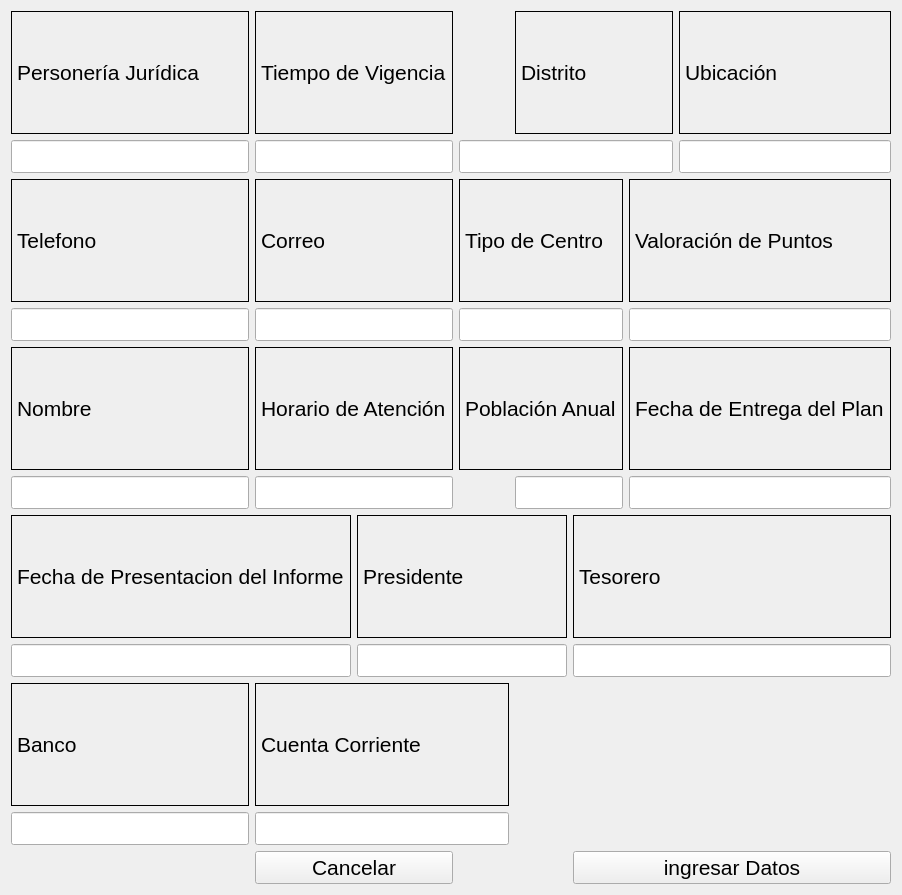
<?xml version="1.0" encoding="UTF-8"?>
<ui version="4.0">
 <class>Hogar</class>
 <widget class="QWidget" name="Hogar">
  <property name="geometry">
   <rect>
    <x>0</x>
    <y>0</y>
    <width>889</width>
    <height>895</height>
   </rect>
  </property>
  <property name="font">
   <font>
    <family>Arial</family>
    <pointsize>16</pointsize>
   </font>
  </property>
  <property name="windowTitle">
   <string>Ingresar Hogares</string>
  </property>
  <layout class="QGridLayout" name="gridLayout">
   <item row="0" column="0">
    <widget class="QLabel" name="label">
     <property name="frameShape">
      <enum>QFrame::Shape::Box</enum>
     </property>
     <property name="text">
      <string>Personería Jurídica</string>
     </property>
    </widget>
   </item>
   <item row="0" column="1" colspan="2">
    <widget class="QLabel" name="label_2">
     <property name="frameShape">
      <enum>QFrame::Shape::Box</enum>
     </property>
     <property name="text">
      <string>Tiempo de Vigencia</string>
     </property>
    </widget>
   </item>
   <item row="0" column="4" colspan="3">
    <widget class="QLabel" name="label_3">
     <property name="frameShape">
      <enum>QFrame::Shape::Box</enum>
     </property>
     <property name="text">
      <string>Distrito</string>
     </property>
    </widget>
   </item>
   <item row="0" column="7">
    <widget class="QLabel" name="label_4">
     <property name="frameShape">
      <enum>QFrame::Shape::Box</enum>
     </property>
     <property name="text">
      <string>Ubicación</string>
     </property>
    </widget>
   </item>
   <item row="1" column="0">
    <widget class="QLineEdit" name="insPJ"/>
   </item>
   <item row="1" column="1" colspan="2">
    <widget class="QLineEdit" name="insTV"/>
   </item>
   <item row="1" column="3" colspan="4">
    <widget class="QLineEdit" name="insdis"/>
   </item>
   <item row="1" column="7">
    <widget class="QLineEdit" name="insubi"/>
   </item>
   <item row="2" column="0">
    <widget class="QLabel" name="label_5">
     <property name="frameShape">
      <enum>QFrame::Shape::Box</enum>
     </property>
     <property name="text">
      <string>Telefono</string>
     </property>
    </widget>
   </item>
   <item row="2" column="1" colspan="2">
    <widget class="QLabel" name="label_6">
     <property name="frameShape">
      <enum>QFrame::Shape::Box</enum>
     </property>
     <property name="text">
      <string>Correo</string>
     </property>
    </widget>
   </item>
   <item row="2" column="3" colspan="3">
    <widget class="QLabel" name="label_7">
     <property name="frameShape">
      <enum>QFrame::Shape::Box</enum>
     </property>
     <property name="text">
      <string>Tipo de Centro</string>
     </property>
    </widget>
   </item>
   <item row="2" column="6" colspan="2">
    <widget class="QLabel" name="label_8">
     <property name="frameShape">
      <enum>QFrame::Shape::Box</enum>
     </property>
     <property name="text">
      <string>Valoración de Puntos</string>
     </property>
    </widget>
   </item>
   <item row="3" column="0">
    <widget class="QLineEdit" name="instel"/>
   </item>
   <item row="3" column="1" colspan="2">
    <widget class="QLineEdit" name="inscorreo"/>
   </item>
   <item row="3" column="3" colspan="3">
    <widget class="QLineEdit" name="insTC"/>
   </item>
   <item row="3" column="6" colspan="2">
    <widget class="QLineEdit" name="insVP"/>
   </item>
   <item row="4" column="0">
    <widget class="QLabel" name="label_17">
     <property name="frameShape">
      <enum>QFrame::Shape::Box</enum>
     </property>
     <property name="text">
      <string>Nombre</string>
     </property>
    </widget>
   </item>
   <item row="4" column="1" colspan="2">
    <widget class="QLabel" name="label_9">
     <property name="frameShape">
      <enum>QFrame::Shape::Box</enum>
     </property>
     <property name="text">
      <string>Horario de Atención</string>
     </property>
    </widget>
   </item>
   <item row="4" column="3" colspan="3">
    <widget class="QLabel" name="label_10">
     <property name="frameShape">
      <enum>QFrame::Shape::Box</enum>
     </property>
     <property name="text">
      <string>Población Anual</string>
     </property>
    </widget>
   </item>
   <item row="4" column="6" colspan="2">
    <widget class="QLabel" name="label_11">
     <property name="frameShape">
      <enum>QFrame::Shape::Box</enum>
     </property>
     <property name="text">
      <string>Fecha de Entrega del Plan</string>
     </property>
    </widget>
   </item>
   <item row="5" column="0">
    <widget class="QLineEdit" name="insnomb"/>
   </item>
   <item row="5" column="1" colspan="2">
    <widget class="QLineEdit" name="insHA"/>
   </item>
   <item row="5" column="4" colspan="2">
    <widget class="QLineEdit" name="insPA"/>
   </item>
   <item row="5" column="6" colspan="2">
    <widget class="QLineEdit" name="insFEP"/>
   </item>
   <item row="6" column="0" colspan="2">
    <widget class="QLabel" name="label_12">
     <property name="frameShape">
      <enum>QFrame::Shape::Box</enum>
     </property>
     <property name="text">
      <string>Fecha de Presentacion del Informe</string>
     </property>
    </widget>
   </item>
   <item row="6" column="2" colspan="3">
    <widget class="QLabel" name="label_13">
     <property name="frameShape">
      <enum>QFrame::Shape::Box</enum>
     </property>
     <property name="text">
      <string>Presidente</string>
     </property>
    </widget>
   </item>
   <item row="6" column="5" colspan="3">
    <widget class="QLabel" name="label_14">
     <property name="frameShape">
      <enum>QFrame::Shape::Box</enum>
     </property>
     <property name="text">
      <string>Tesorero</string>
     </property>
    </widget>
   </item>
   <item row="7" column="0" colspan="2">
    <widget class="QLineEdit" name="insFPI"/>
   </item>
   <item row="7" column="2" colspan="3">
    <widget class="QLineEdit" name="inspresi"/>
   </item>
   <item row="7" column="5" colspan="3">
    <widget class="QLineEdit" name="insteso"/>
   </item>
   <item row="8" column="0">
    <widget class="QLabel" name="label_15">
     <property name="frameShape">
      <enum>QFrame::Shape::Box</enum>
     </property>
     <property name="text">
      <string>Banco</string>
     </property>
    </widget>
   </item>
   <item row="8" column="1" colspan="3">
    <widget class="QLabel" name="label_16">
     <property name="frameShape">
      <enum>QFrame::Shape::Box</enum>
     </property>
     <property name="text">
      <string>Cuenta Corriente</string>
     </property>
    </widget>
   </item>
   <item row="9" column="0">
    <widget class="QLineEdit" name="insbanco"/>
   </item>
   <item row="9" column="1" colspan="3">
    <widget class="QLineEdit" name="insCC"/>
   </item>
   <item row="10" column="1" colspan="2">
    <widget class="QPushButton" name="btncancelar">
     <property name="text">
      <string>Cancelar</string>
     </property>
    </widget>
   </item>
   <item row="10" column="5" colspan="3">
    <widget class="QPushButton" name="btningresar">
     <property name="text">
      <string>ingresar Datos</string>
     </property>
    </widget>
   </item>
  </layout>
 </widget>
 <tabstops>
  <tabstop>insPJ</tabstop>
  <tabstop>insTV</tabstop>
  <tabstop>insdis</tabstop>
  <tabstop>insubi</tabstop>
  <tabstop>instel</tabstop>
  <tabstop>inscorreo</tabstop>
  <tabstop>insTC</tabstop>
  <tabstop>insVP</tabstop>
  <tabstop>insnomb</tabstop>
  <tabstop>insHA</tabstop>
  <tabstop>insPA</tabstop>
  <tabstop>insFEP</tabstop>
  <tabstop>insFPI</tabstop>
  <tabstop>inspresi</tabstop>
  <tabstop>insteso</tabstop>
  <tabstop>insbanco</tabstop>
  <tabstop>insCC</tabstop>
  <tabstop>btningresar</tabstop>
  <tabstop>btncancelar</tabstop>
 </tabstops>
 <resources/>
 <connections/>
</ui>
